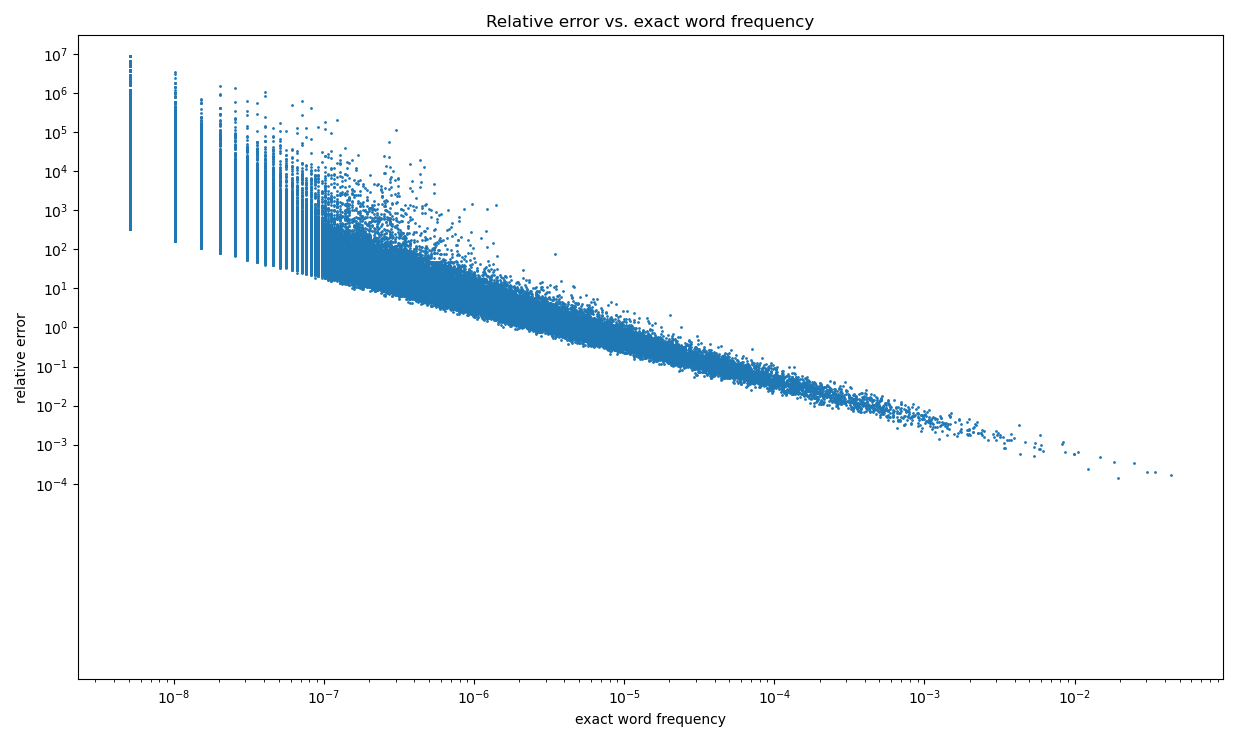

Recreate this plot in Python.
import numpy as np
import pickle
from matplotlib import pyplot as plt

sigma = np.exp(-5)
epsilon = np.exp(1) * 1e-4

# suffix = '_tiny'
suffix = ''

freqs = {}
with open(f'data/counts{suffix}.txt', 'r') as f:
    for line in f:
        x, count = line.strip().split('\t')
        freqs[int(x)] = int(count)

def hash_fun(a, b, x, p=123457, n_buckets=10000):
    y = x % p
    hash_val = (a*y + b) % p
    return hash_val % n_buckets

hash_params = []
counts = []

with open('data/hash_params.txt', 'r') as f:
    for line in f:
        a, b = line.strip().split('\t')
        a, b = int(a), int(b)
        hash_params.append((a, b))
        counts.append([0] * 10000)
        
def get_signature(x):
    sig = []
    for a, b in hash_params:
        sig.append(hash_fun(a, b, x))
    return sig

t = 0
with open(f'data/words_stream{suffix}.txt', 'r') as f:
    for line in f:
        t += 1
        x = int(line.strip())
        sig = get_signature(x)
        for i, h in enumerate(sig):
            counts[i][h] += 1

xs = []
ys = []
for x, count in freqs.items():
    sig = get_signature(x)
    estimate = min([counts[i][h] for i, h in enumerate(sig)])
    assert estimate >= count

    xs.append(count / t)
    ys.append((estimate - count) / count)

plt.scatter(xs, ys, s=1)
plt.xlabel('exact word frequency')
plt.ylabel('relative error')
plt.title('Relative error vs. exact word frequency')
plt.xscale('log')
plt.yscale('log')
xticks = [10**i for i in np.arange(np.floor(np.log10(min(xs))), np.ceil(np.log10(max(xs))) + 1)]
yticks = [10**i for i in np.arange(np.floor(np.log10(min(ys))), np.ceil(np.log10(max(ys))) + 1)]
plt.yticks(xticks)
plt.yticks(yticks)
plt.tight_layout()
plt.savefig(f'q4{suffix}.png')
plt.show()

with open('save.pkl', 'wb') as f:
    pickle.dump((xs, ys), f)
